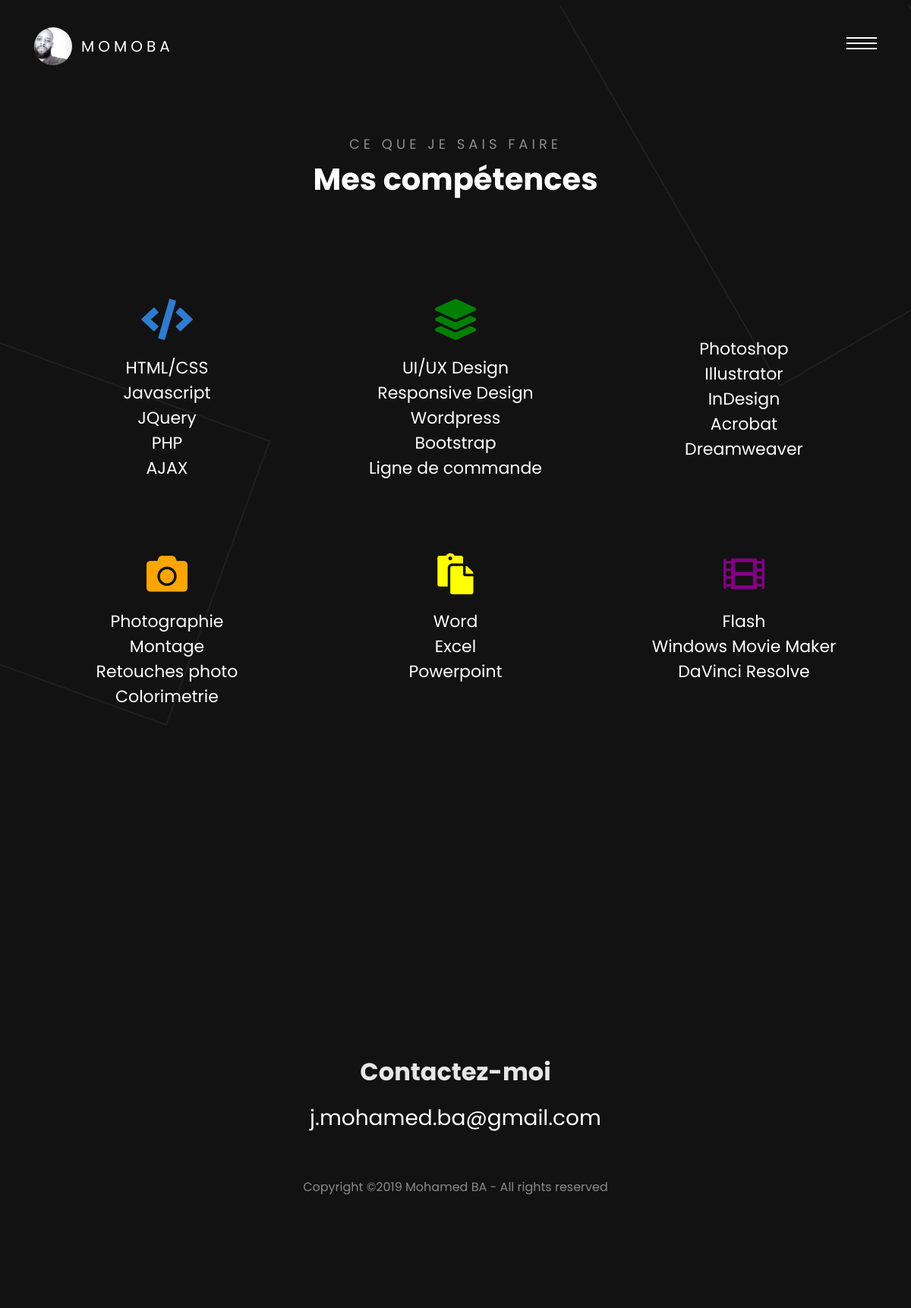
The app's page /CRUD/?page=competences with its own data.
### tables this page shows
CREATE TABLE `competences` (
  `idCompetences` int(11) NOT NULL,
  `icone` varchar(500) NOT NULL,
  `texte` text NOT NULL
);

### CRUD/controller/Controller.php (called while the page is built, shortened)
<?php
class Controller
{
    private $db;
    public function __construct()
    {
        $this->db = new \model\EntityRepository;
    }
    public function handlerRequest()
    {
        try
        {
            if($_GET) {
                if(isset($_GET["page"]) && $_GET["page"] == "competences") {
                    $this->renderFront("front_layout.php", "services.php", array(
                        "icons" => $this->selectAll2("competences")
                    ));
                }
            }
        }
        catch(Exception $e)
        {
            throw new Exception($e->getMessage());
        }
    }
    public function selectAll2($table) {
        return $this->db->selectAll2($table);
    }
    public function renderFront($layout, $template, $parameters = array())
    {
        extract($parameters);
        require "view/$template";
        $content = ob_get_clean();
        require "view/$layout";
        return ob_end_flush();
    }
}

### CRUD/index.php (called while the page is built, shortened)
<?php
$controller = new Controller\Controller;
$controller->handlerRequest();

### CRUD/model/EntityRepository.php (called while the page is built, shortened)
<?php
class EntityRepository
{
    private $db;
    public function getDb()
    {
        if(!$this->db)
        {
            try
            {
                $xml = simplexml_load_file("app/config.xml");
                try
                {
                    $this->db = new \PDO("mysql:dbname=" . $xml->db . ";host=" . $xml->host, $xml->user, $xml->password, array(\PDO::ATTR_ERRMODE => \PDO::ERRMODE_EXCEPTION));
                }
                catch(\PDOException $e)
                {
                    die("La connexion à la base de données a échoué : " . $e->getMessage());
                }
            }
            catch(\PDOException $e)
            {
                die("Problème de fichier XML manquant");
            }
        }
        return $this->db;
    }
    public function selectAll2($table)
    {
        $q = $this->getDb()->query("SELECT * FROM " . $table);
        $r = $q->fetchAll(\PDO::FETCH_ASSOC);
        return $r;
    }
}

### CRUD/view/services.php (the view)
<section class="ftco-section">
  <div class="container mt-5">
    <div class="row justify-content-center mb-5 pb-5">
      <div class="col-md-7 text-center heading-section ftco-animate">
        <span>Ce que je sais faire</span>
        <h2>Mes compétences</h2>
      </div>
    </div>
    <div class="row">
      <?php foreach($icons as $icon => $value) : ?>
      <div class="col-md-4 d-flex align-self-stretch ftco-animate">
        <div class="media block-6 services p-3 py-4 d-block text-center">
          <div class="icon mb-3"><?= $value["icone"] ?></div>
          <div class="media-body">
            <h3 class="heading"><?=$value["texte"]?></h3>
          </div>
        </div>
      </div>
      <?php endforeach;?>
    </div>
  </div>
</section>

### CRUD/view/front_layout.php (shortened to what this page needs)
<!DOCTYPE html>
<html lang="fr">
  <head>
    <link rel="stylesheet" href="https://use.fontawesome.com/releases/v5.8.1/css/all.css">
    <link rel="stylesheet" href="css/open-iconic-bootstrap.min.css">
    <link rel="stylesheet" href="css/animate.css">
    <link rel="stylesheet" href="css/owl.carousel.min.css">
    <link rel="stylesheet" href="css/owl.theme.default.min.css">
    <link rel="stylesheet" href="css/magnific-popup.css">
    <link rel="stylesheet" href="css/aos.css">
    <link rel="stylesheet" href="css/ionicons.min.css">
    <link rel="stylesheet" href="css/bootstrap-datepicker.css">
    <link rel="stylesheet" href="css/jquery.timepicker.css">
    <link rel="stylesheet" href="css/flaticon.css">
    <link rel="stylesheet" href="css/icomoon.css">
    <link rel="stylesheet" href="css/style.css">
  </head>
  <body>
    <div class="KW_progressContainer">
    </div>
    <div class="page">
    <div id="colorlib-page">
      <header>
        <div class="container">
          <div class="row">
            <div class="col-md-12">
              <div class="colorlib-navbar-brand">
                <a class="colorlib-logo" href="../index.php"><span class="logo-img" style="background-image: url(images/momo.jpg);"></span>Momoba</a>
              </div>
              <a href="#" class="js-colorlib-nav-toggle colorlib-nav-toggle"><i></i></a>
            </div>
          </div>
        </div>
      </header>
      <?=$content?>
		 <footer class="ftco-footer ftco-bg-dark ftco-section">
			<div class="container">
				<div class="row mb-5 justify-content-center">
					<div class="col-md-5 text-center">
						<div class="ftco-footer-widget mb-5">
							<ul class="ftco-footer-social list-unstyled">
							</ul>
						</div>
						<div class="ftco-footer-widget">
							<h2 class="mb-3">Contactez-moi</h2>
							<p class="h3 email"><a href="#">j.mohamed.ba@gmail.com</a></p>
						</div>
					</div>
				</div>
				<div class="row">
					<div class="col-md-12 text-center">
						<p>
		Copyright &copy;<script>document.write(new Date().getFullYear());</script> Mohamed BA - All rights reserved
		</p>
					</div>
				</div>
			</div>
		</footer>
      </div>
    </div>
  </body>
</html>

### records on screen
competences: texte "HTML/CSS Javascript JQuery PHP AJAX"
competences: texte "UI/UX Design Responsive Design Wordpress Bootstrap Ligne de commande"
competences: texte "Photoshop Illustrator InDesign Acrobat Dreamweaver"
competences: texte "Photographie Montage Retouches photo Colorimetrie"
competences: texte "Word Excel Powerpoint"
competences: texte "Flash Windows Movie Maker DaVinci Resolve"
